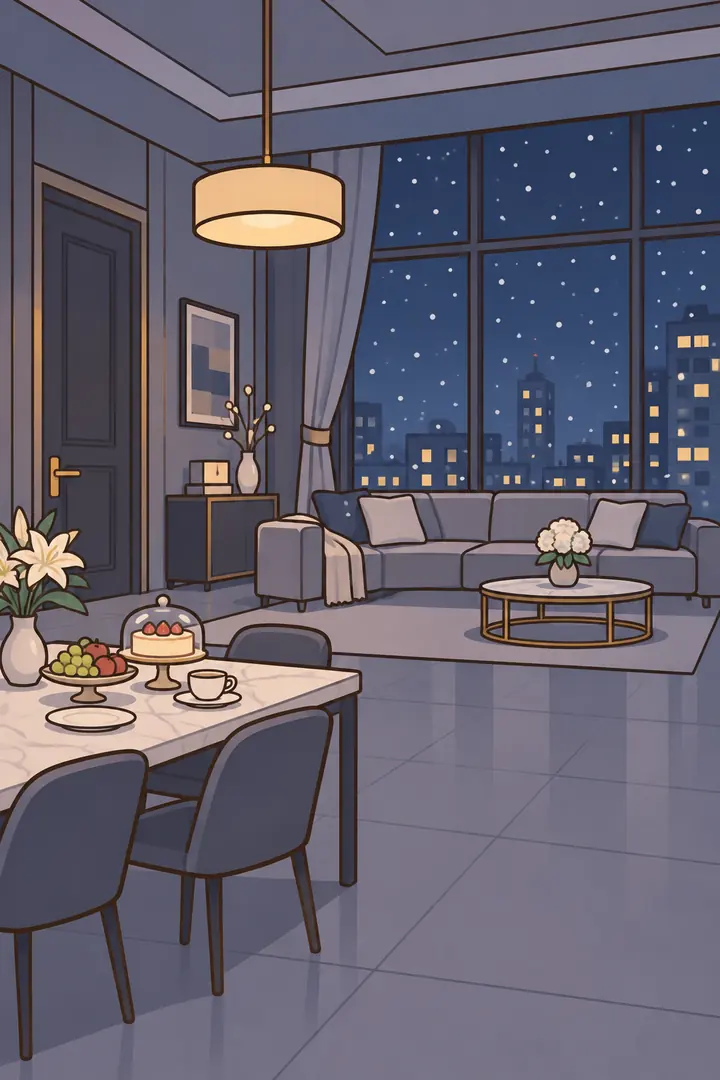
#> input picture 4_배경/예전그림체_교체예정/mansion.webp, 720 x 1080 px
$ python split.py '../../4_배경/예전그림체_교체예정/mansion.webp' '../../4_배경/예전그림체_교체예정/pocha.webp'
#> lines starting #> are read from the running program, lines starting #| are printed output that depends on the picture; after the words box and inside, x2 and y2 are one past the last pixel; in counts of white or black regions, pixels touching at a corner belong together
import sys, os, numpy as np
from PIL import Image
src=sys.argv[1]; outdir=sys.argv[2]; PAD=100
im=Image.open(src).convert('RGBA'); A=np.asarray(im).copy(); a=A[:,:,3].astype(float)
#> after `a = A[:, :, 3].astype(float)`: a: shape (1080, 720) float64; every value is 255
H,W=a.shape
#> H = 1080; W = 720
def seam(b,win=90):
    lo,hi=b-win,b+win; c=a[:,lo:hi]/255.0+0.001; n=hi-lo
    D=np.zeros_like(c); P=np.zeros(c.shape,int); D[0]=c[0]
    for y in range(1,H):
        prev=D[y-1]; l=np.r_[np.inf,prev[:-1]]; r=np.r_[prev[1:],np.inf]
        st=np.stack([l,prev,r]); k=st.argmin(0); D[y]=c[y]+st.min(0); P[y]=np.arange(n)+k-1
    x=int(D[-1].argmin()); path=[0]*H
    for y in range(H-1,-1,-1): path[y]=x+lo; x=P[y,x]
    cost=sum(a[y,path[y]] for y in range(H))/255
    return np.array(path),cost
seams=[np.zeros(H,int)]
for b in (W//4,W//2,3*W//4):
    p,c=seam(b); seams.append(p); print(os.path.basename(src),b,'seam cost',round(c,1))
#> after the loop, seams = 4 items
seams.append(np.full(H,W))
name=os.path.splitext(os.path.basename(src))[0]
xs=np.arange(W)[None,:]
for i in range(4):
    L=seams[i][:,None]; R=seams[i+1][:,None]
    m=(xs>=L)&(xs<R)
    B=A.copy(); B[:,:,3]=np.where(m,B[:,:,3],0)
    x0=int(seams[i].min()); x1=int(seams[i+1].max())
    p=Image.fromarray(B).crop((x0,0,x1,H))
    can=Image.new('RGBA',(x1-x0+2*PAD,H),(0,0,0,0)); can.paste(p,(PAD,0))
    can.save(f'{outdir}/{name}_{i+1}.png')
#> this loop made 4 passes
#> (x0, x1) on passes 1 to 4: (0, 90), (90, 270), (270, 450), (450, 720)
#> pass 1, `m=(xs>=L)&(xs<R)`:
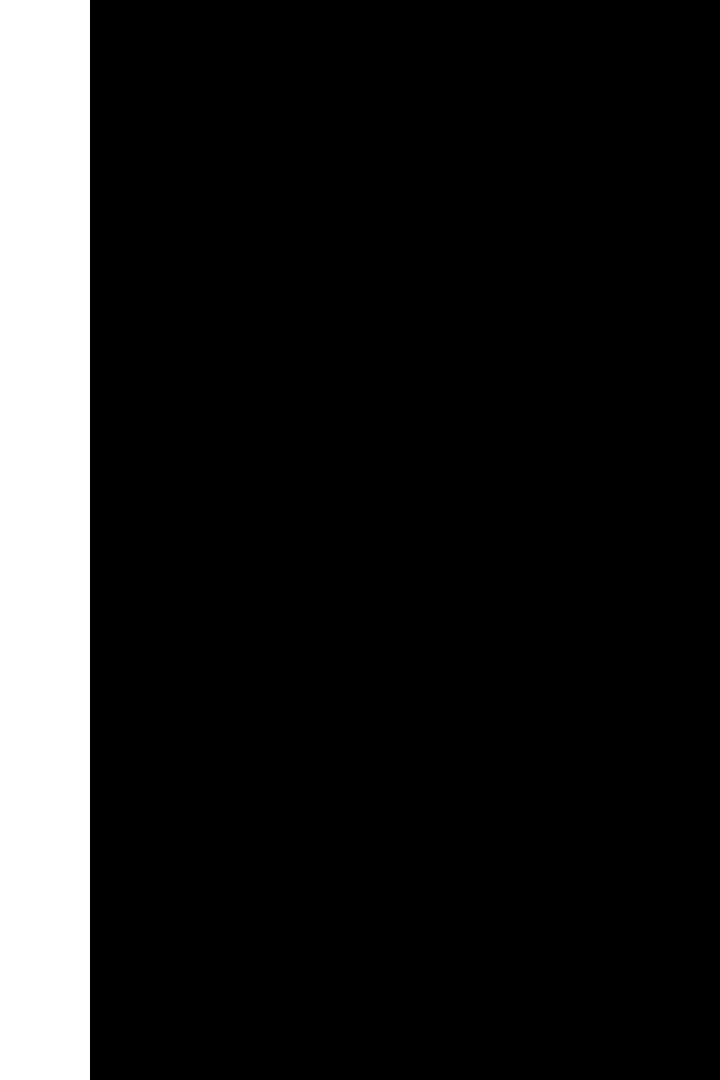
#> m: shape (1080, 720) bool; 12.5% white; 1 white region, box (x1, y1, x2, y2) and area: (0, 0, 90, 1080) 97200
#> pass 1, `p=Image.fromarray(B).crop((x0,0,x1,H))`:
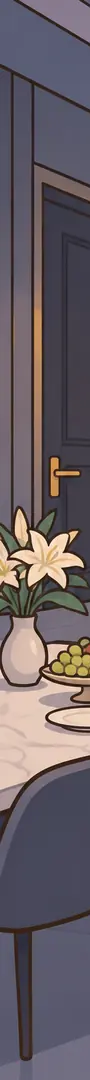
#> p: PIL image 90x1080 RGBA; mean R, G, B, A 104.2, 95.4, 101.4, 255
#> pass 1, `can.save(f'{outdir}/{name}_{i+1}.png')`:
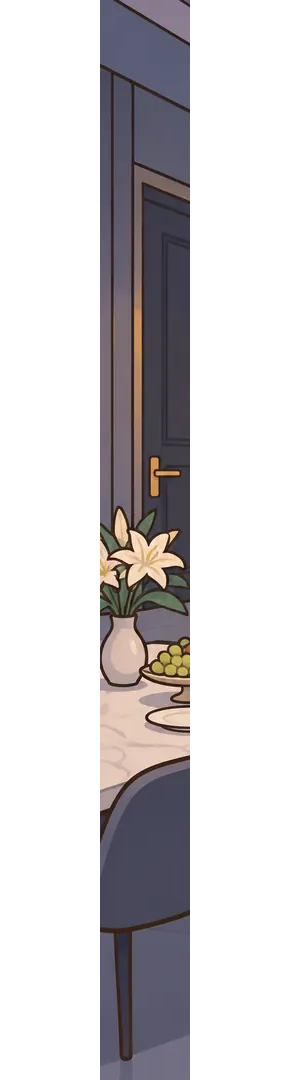
#> saved as mansion_1.png: PIL image 290x1080 RGBA; mean R, G, B, A 32.3, 29.6, 31.5, 79.1; transparent parts drawn white
#> after the loop:
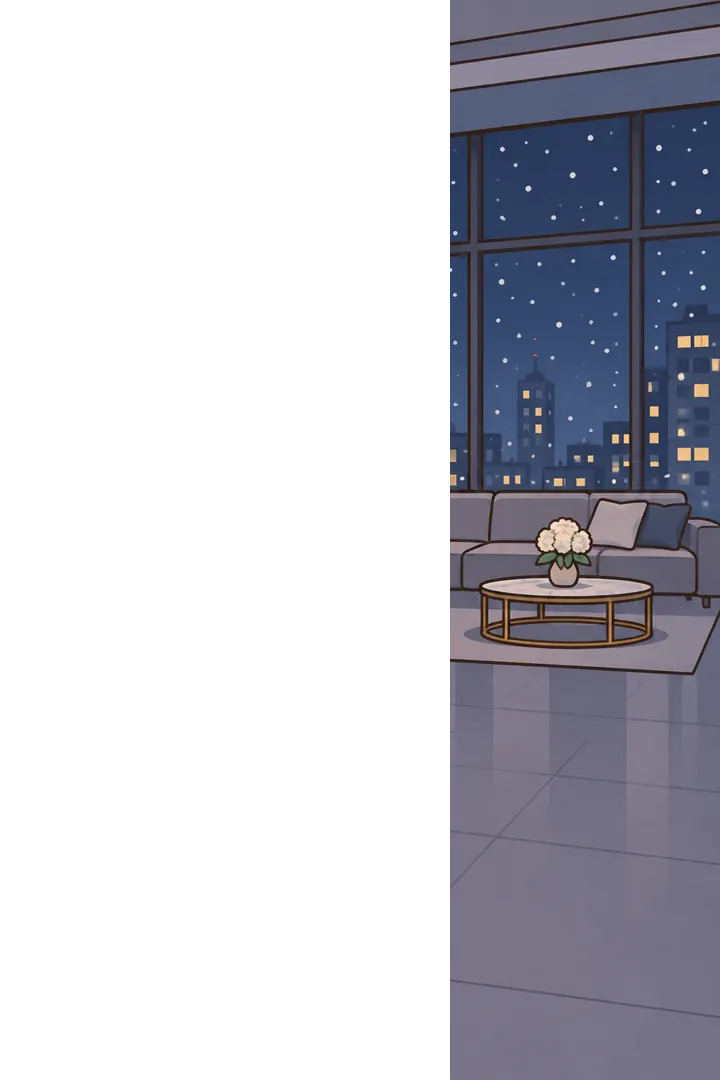
#> B: shape (1080, 720, 4); mean R, G, B, A 100.8, 96.9, 111.1, 95.6; transparent parts drawn white
#> after the loop:
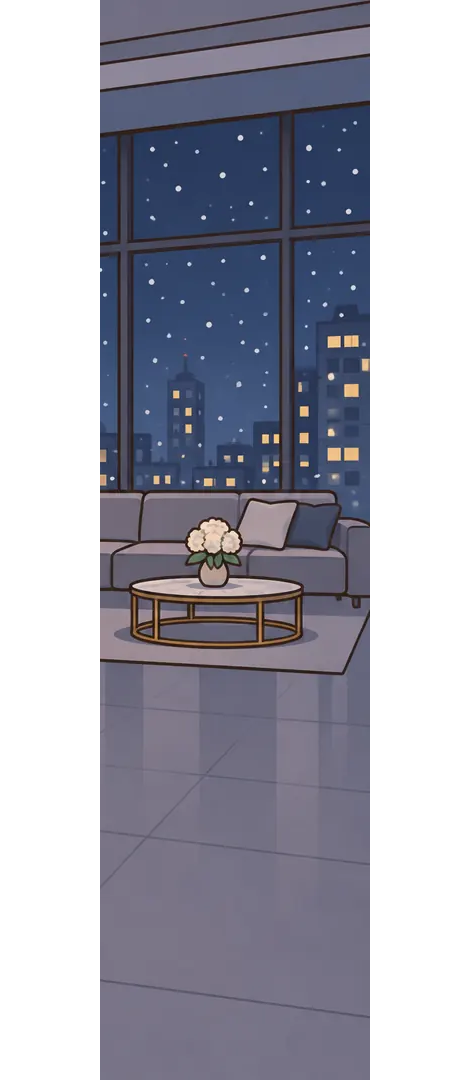
#> can: PIL image 470x1080 RGBA; mean R, G, B, A 54.3, 55, 66.8, 146.5; transparent parts drawn white
#> after the loop:
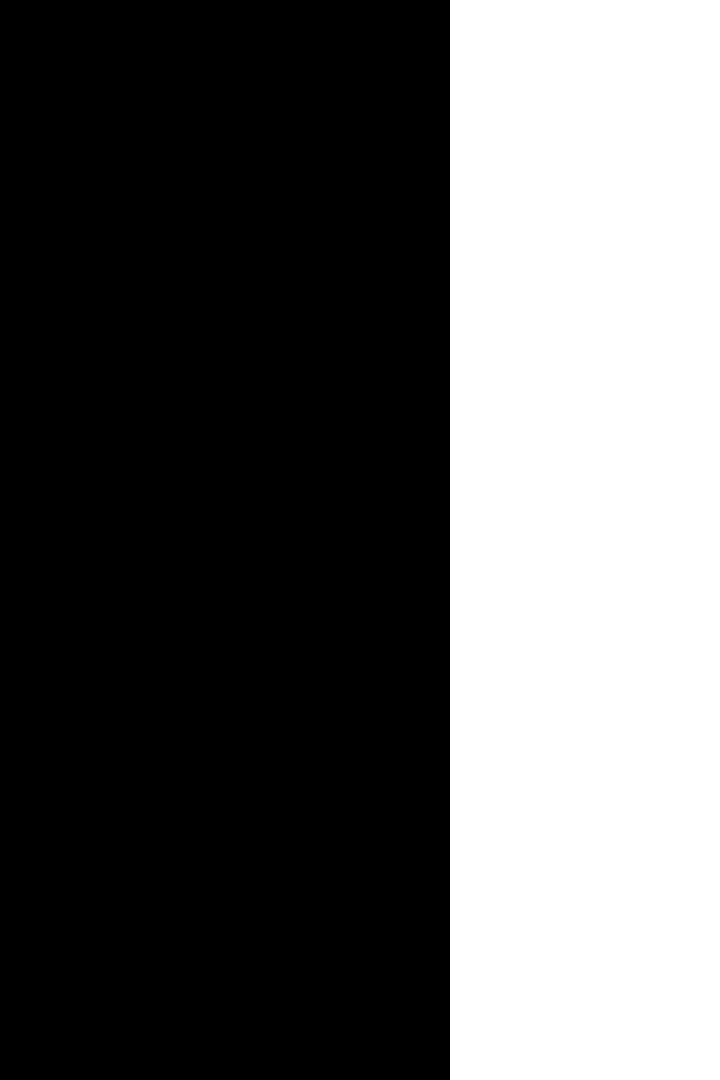
#> m: shape (1080, 720) bool; 37.5% white; 1 white region, box (x1, y1, x2, y2) and area: (450, 0, 720, 1080) 291600
#> after the loop:
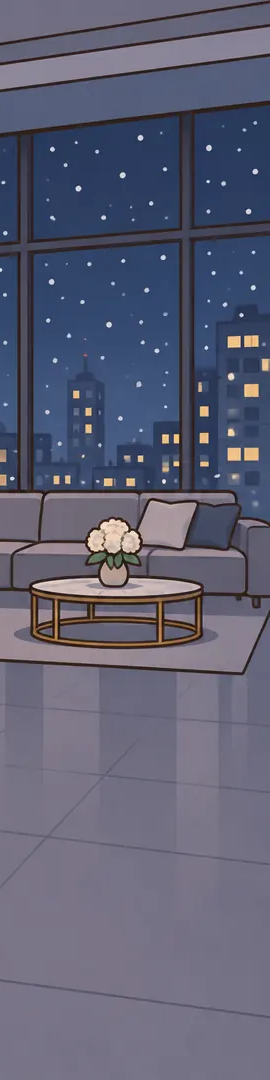
#> p: PIL image 270x1080 RGBA; mean R, G, B, A 94.5, 95.7, 116.4, 255

$ run again, on 4_배경/예전그림체_교체예정/pochaout.webp
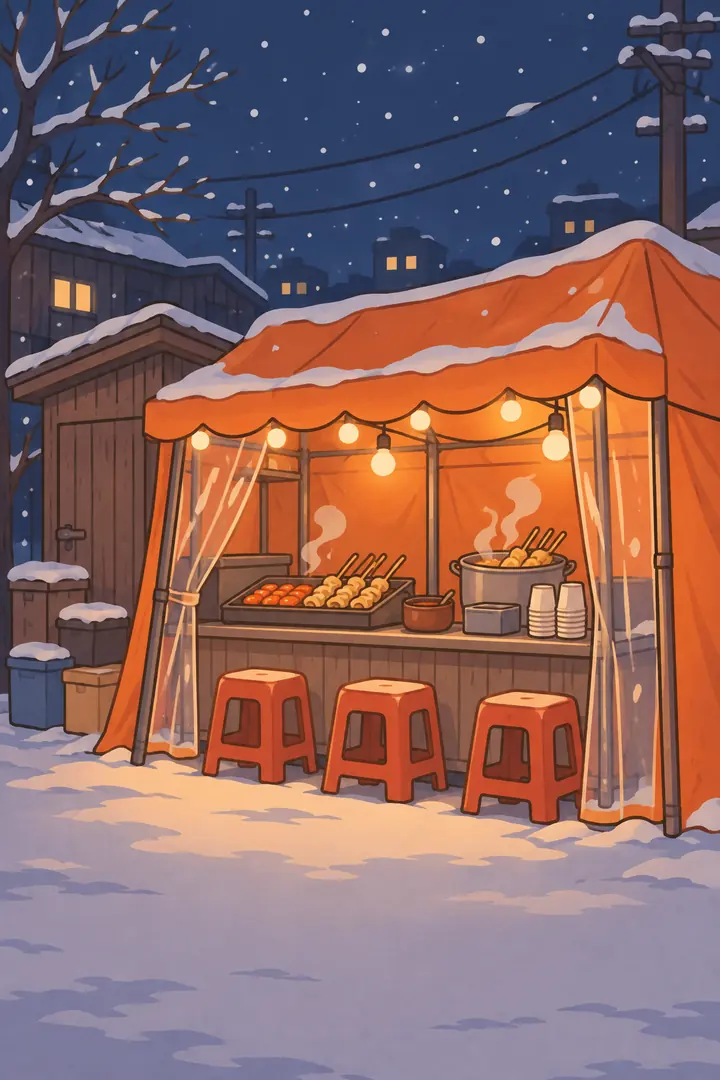
#> input picture 4_배경/예전그림체_교체예정/pochaout.webp, 720 x 1080 px
#> a: shape (1080, 720) float64; every value is 255
#> after the loop `for b in (W//4,W//2,3*W//4):`: seams = 4 items
#> the loop `for i in range(4):` made 4 passes
#> (x0, x1) on passes 1 to 4: (0, 90), (90, 270), (270, 450), (450, 720)
#> pass 1, `can.save(f'{outdir}/{name}_{i+1}.png')`:
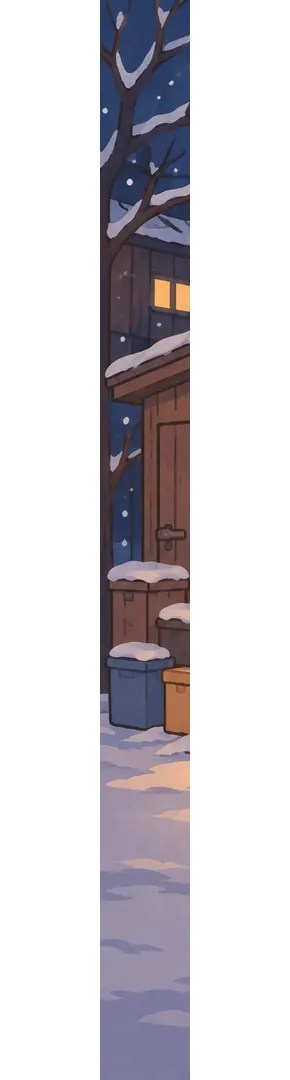
#> saved as pochaout_1.png: PIL image 290x1080 RGBA; mean R, G, B, A 32.9, 29.6, 34.2, 79.1; transparent parts drawn white
#> after the loop `for i in range(4):`:
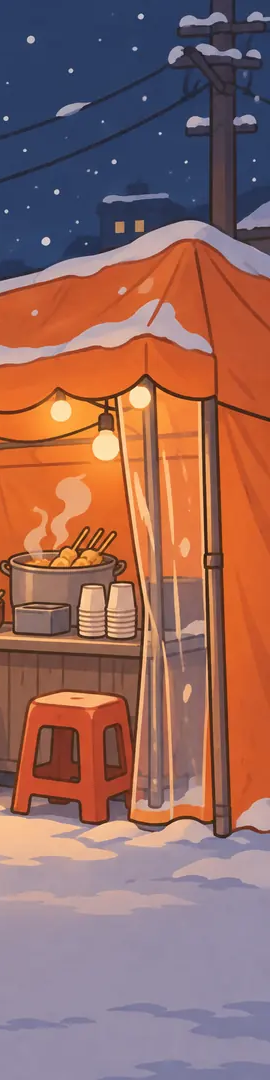
#> p: PIL image 270x1080 RGBA; mean R, G, B, A 148.1, 105, 97.4, 255

$ run again, on 4_배경/예전그림체_교체예정/shop.webp
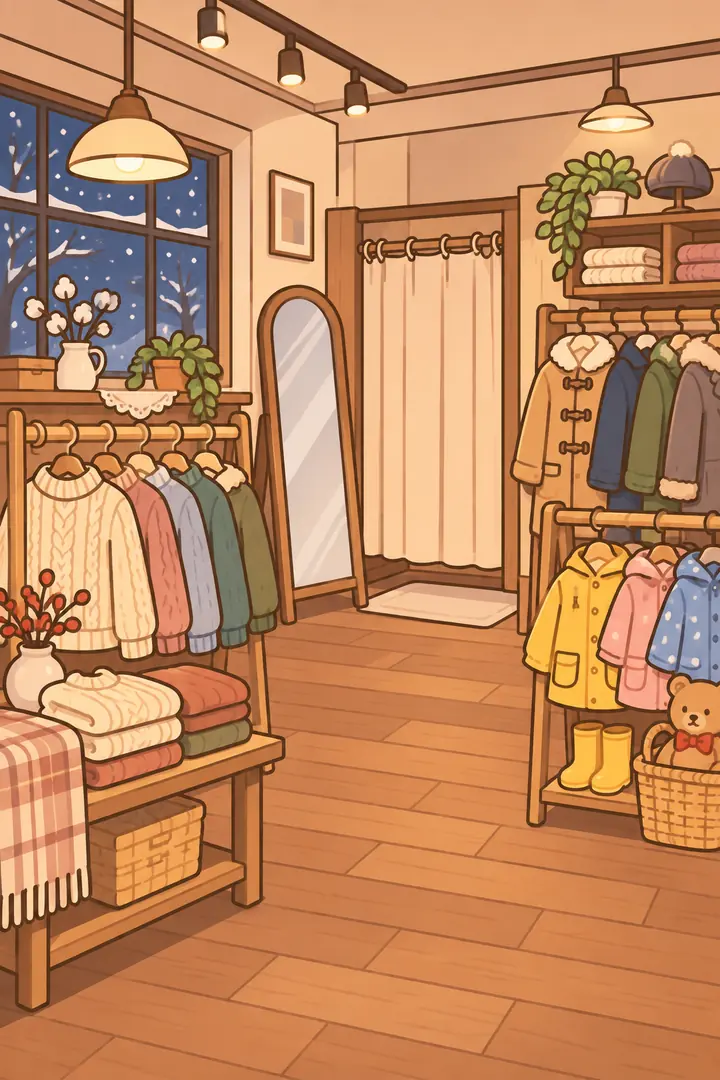
#> input picture 4_배경/예전그림체_교체예정/shop.webp, 720 x 1080 px
#> a: shape (1080, 720) float64; every value is 255
#> after the loop `for b in (W//4,W//2,3*W//4):`: seams = 4 items
#> the loop `for i in range(4):` made 4 passes
#> (x0, x1) on passes 1 to 4: (0, 90), (90, 270), (270, 450), (450, 720)
#> pass 1, `can.save(f'{outdir}/{name}_{i+1}.png')`:
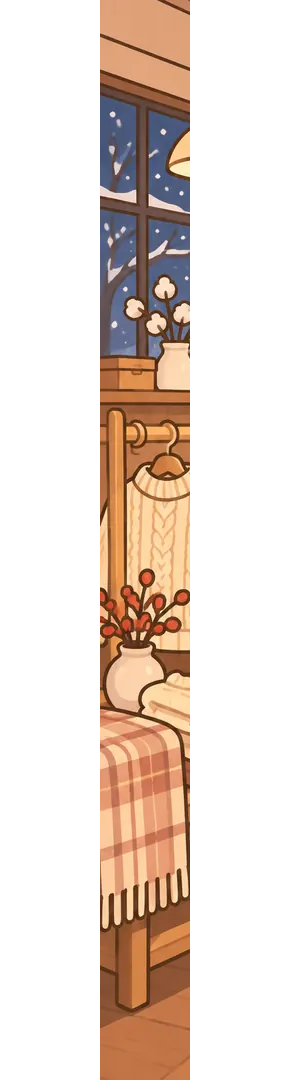
#> saved as shop_1.png: PIL image 290x1080 RGBA; mean R, G, B, A 55.1, 40.4, 30.9, 79.1; transparent parts drawn white
#> after the loop `for i in range(4):`:
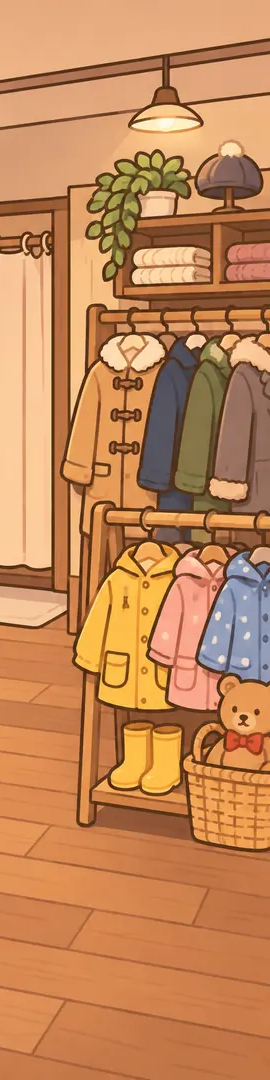
#> p: PIL image 270x1080 RGBA; mean R, G, B, A 195.1, 134.9, 88.1, 255
